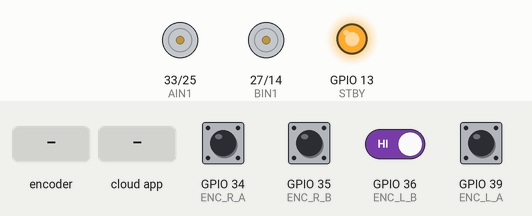
Simulated run of this sketch. Board: ESP32. Shown: motor-driver pin pairs drawn as motors (green arrow = first pin HIGH = forward, orange = second pin HIGH = backward, longer = more drive, scaled by the enable pin, stopped while the standby pin is LOW), output pins drawn as LEDs (lit = HIGH). The test bench sets the inputs (shaded band); at power-on: GPIO 34 (ENC_R_A), GPIO 35 (ENC_R_B), GPIO 36 (ENC_L_B), GPIO 39 (ENC_L_A) HIGH. The ROS host is connected and sends only what is stated; what the sketch prints to the serial monitor is not drawn.

Above: at 3.2 s.
3.3 s: rotary encoder on GPIO 34 (ENC_R_A) / GPIO 35 (ENC_R_B) turned 3 steps (first pin leading)
5.4 s: GPIO 36 (ENC_L_B) driven LOW
At 6.1 s:
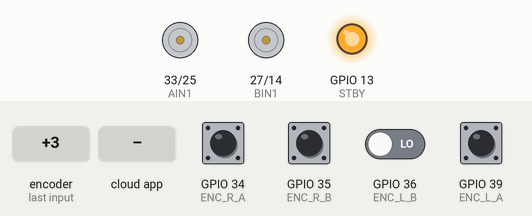
6.9 s: the phone or cloud app sets angular.z to -100
9.9 s: the phone or cloud app sets linear.x to -100
At 10.8 s:
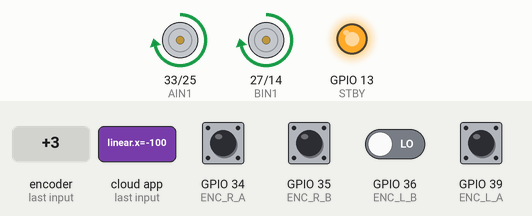
11.4 s: the phone or cloud app sets linear.x to 0
At 12.5 s:
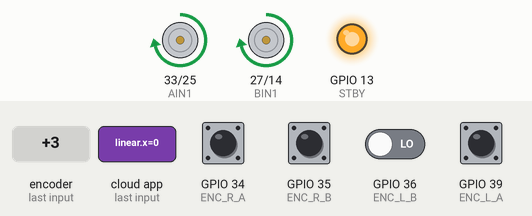
12.9 s: the phone or cloud app sets angular.z to 0
At 14.1 s:
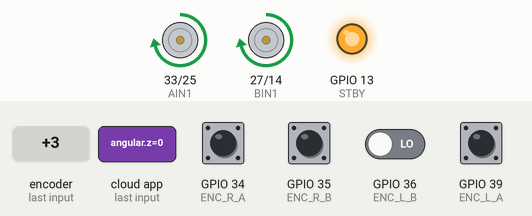
Timing chart, 0 to 15.4 s (numbered marks = the images above; inputs shaded):
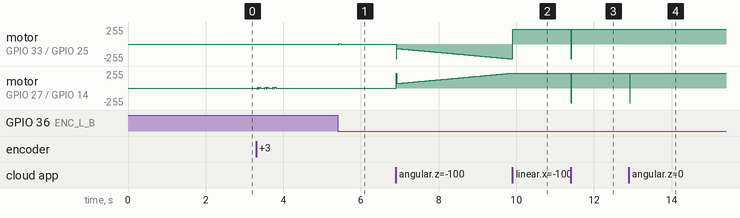

Measured:
- after the input at 5.4 s, motor on GPIO 33 (AIN1) / GPIO 25 (AIN2): stopped → backward 8/255 at once, → forward 1/255 0.02 s later, → stopped 0.04 s later
- after the input at 9.9 s, motor on GPIO 33 (AIN1) / GPIO 25 (AIN2): backward 219/255 → forward 219/255 at once
- after the input at 11.4 s, motor on GPIO 33 (AIN1) / GPIO 25 (AIN2), motor on GPIO 27 (BIN1) / GPIO 14 (BIN2): forward 219/255 → backward 219/255 at once, → forward 219/255 0.02 s later
- after the input at 12.9 s, motor on GPIO 27 (BIN1) / GPIO 14 (BIN2): forward 219/255 → backward 219/255 at once, → forward 219/255 0.02 s later

The sketch:

Code_Cmd_vel_envio_.ino
```cpp
#include <micro_ros_arduino.h>

#include <geometry_msgs/msg/twist.h>
#include <nav_msgs/msg/odometry.h>

#include <rcl/rcl.h>
#include <rclc/rclc.h>
#include <rclc/executor.h>

#include <math.h>

// ================= MOTORS =================
#define PWMB 26
#define BIN1 27
#define BIN2 14

#define PWMA 32
#define AIN1 33
#define AIN2 25

#define STBY 13

// ================= ENCODERS =================
#define ENC_R_A 34
#define ENC_R_B 35
#define ENC_L_A 39
#define ENC_L_B 36

volatile long encR = 0;
volatile long encL = 0;

// ================= PWM =================
#define PWM_FREQ 5000
#define PWM_RES 8
#define CH_R 0
#define CH_L 1

// ================= ROBOT =================
const float WHEEL_RADIUS = 0.03235;
const float WHEEL_BASE   = 0.18;
const float PPR = 4230.0;

// ================= CONTROL =================
float targetRPM_R = 0;
float targetRPM_L = 0;

float rpmR = 0, rpmL = 0;
float rpmR_f = 0, rpmL_f = 0;

float alpha = 0.2;

// PID
float kp = 2.5, ki = 2.0, kd = 1.2;
float eR, eL, eR_prev, eL_prev;
float iR = 0, iL = 0;

int pwmR = 0, pwmL = 0;

// ================= ODOMETRY =================
float x = 0.0;
float y = 0.0;
float theta = 0.0;

// ================= ROS =================
rcl_node_t node;
rclc_executor_t executor;
rcl_allocator_t allocator;
rclc_support_t support;

rcl_subscription_t sub;
rcl_publisher_t pub_odom;

geometry_msgs__msg__Twist cmd_msg;
nav_msgs__msg__Odometry odom_msg;

// ================= CMD_VEL =================
void cmdVelCallback(const void * msgin)
{
  const geometry_msgs__msg__Twist * msg =
    (const geometry_msgs__msg__Twist *)msgin;

  float v = msg->linear.x;
  float w = msg->angular.z;

  float vR = v + (WHEEL_BASE/2.0)*w;
  float vL = v - (WHEEL_BASE/2.0)*w;

  targetRPM_R = (vR * 60.0) / (2.0 * PI * WHEEL_RADIUS);
  targetRPM_L = (vL * 60.0) / (2.0 * PI * WHEEL_RADIUS);
}

// ================= SETUP =================
void setup()
{
  Serial.begin(115200);

  set_microros_transports();
  delay(2000);

  pinMode(STBY, OUTPUT);
  digitalWrite(STBY, HIGH);

  pinMode(BIN1, OUTPUT);
  pinMode(BIN2, OUTPUT);
  pinMode(AIN1, OUTPUT);
  pinMode(AIN2, OUTPUT);

  ledcSetup(CH_R, PWM_FREQ, PWM_RES);
  ledcAttachPin(PWMB, CH_R);

  ledcSetup(CH_L, PWM_FREQ, PWM_RES);
  ledcAttachPin(PWMA, CH_L);

  pinMode(ENC_R_A, INPUT);
  pinMode(ENC_R_B, INPUT);
  pinMode(ENC_L_A, INPUT);
  pinMode(ENC_L_B, INPUT);

  attachInterrupt(digitalPinToInterrupt(ENC_R_A), encR_ISR, CHANGE);
  attachInterrupt(digitalPinToInterrupt(ENC_R_B), encR_ISR, CHANGE);
  attachInterrupt(digitalPinToInterrupt(ENC_L_A), encL_ISR, CHANGE);
  attachInterrupt(digitalPinToInterrupt(ENC_L_B), encL_ISR, CHANGE);

  allocator = rcl_get_default_allocator();

  rclc_support_init(&support, 0, NULL, &allocator);

  rclc_node_init_default(&node, "esp32_odom", "", &support);

  // ================= SUB CMD_VEL =================
  rclc_subscription_init_best_effort(
    &sub,
    &node,
    ROSIDL_GET_MSG_TYPE_SUPPORT(geometry_msgs, msg, Twist),
    "/cmd_vel");

  // ================= PUB ODOM =================
  rclc_publisher_init_default(
    &pub_odom,
    &node,
    ROSIDL_GET_MSG_TYPE_SUPPORT(nav_msgs, msg, Odometry),
    "/odom");

  rclc_executor_init(&executor, &support.context, 1, &allocator);
  rclc_executor_add_subscription(&executor, &sub, &cmd_msg, &cmdVelCallback, ON_NEW_DATA);

  Serial.println("ETAPA 2 READY");
}

// ================= LOOP =================
void loop()
{
  rclc_executor_spin_some(&executor, RCL_MS_TO_NS(10));

  static long lastR = 0, lastL = 0;
  static unsigned long lastT = millis();

  if (millis() - lastT >= 20)
  {
    float dt = (millis() - lastT) / 1000.0;
    lastT = millis();

    // ================= ENCODERS =================
    long r = encR;
    long l = encL;

    rpmR = ((r - lastR)/PPR) * (60.0/dt);
    rpmL = ((l - lastL)/PPR) * (60.0/dt);

    lastR = r;
    lastL = l;

    rpmR_f = alpha*rpmR + (1-alpha)*rpmR_f;
    rpmL_f = alpha*rpmL + (1-alpha)*rpmL_f;

    // ================= PID =================
    eR = targetRPM_R - rpmR_f;
    iR += eR * dt;
    float dR = (eR - eR_prev)/dt;
    eR_prev = eR;

    pwmR = kp*eR + ki*iR + kd*dR;

    eL = targetRPM_L - rpmL_f;
    iL += eL * dt;
    float dL = (eL - eL_prev)/dt;
    eL_prev = eL;

    pwmL = kp*eL + ki*iL + kd*dL;

    driveMotor(pwmR, PWMB, BIN1, BIN2, CH_R);
    driveMotor(pwmL, PWMA, AIN1, AIN2, CH_L);

    // ================= ODOMETRY =================
    float vR = (rpmR_f * 2.0 * PI * WHEEL_RADIUS) / 60.0;
    float vL = (rpmL_f * 2.0 * PI * WHEEL_RADIUS) / 60.0;

    float v = (vR + vL) / 2.0;
    float w = (vR - vL) / WHEEL_BASE;

    theta += w * dt;
    x += v * cos(theta) * dt;
    y += v * sin(theta) * dt;

    // ================= PUBLISH ODOM =================
    publishOdom(v, w);
  }
}

// ================= ODOM PUBLISH =================
void publishOdom(float v, float w)
{
  odom_msg.pose.pose.position.x = x;
  odom_msg.pose.pose.position.y = y;

  odom_msg.twist.twist.linear.x = v;
  odom_msg.twist.twist.angular.z = w;

  rcl_publish(&pub_odom, &odom_msg, NULL);
}

// ================= MOTOR =================
void driveMotor(int pwm, int pinPWM, int in1, int in2, int ch)
{
  bool dir = pwm >= 0;
  int val = abs(pwm);

  if (dir)
  {
    digitalWrite(in1, LOW);
    digitalWrite(in2, HIGH);
  }
  else
  {
    digitalWrite(in1, HIGH);
    digitalWrite(in2, LOW);
  }

  ledcWrite(ch, constrain(val, 0, 220));
}

// ================= ISR =================
void encR_ISR()
{
  bool A = digitalRead(ENC_R_A);
  bool B = digitalRead(ENC_R_B);
  encR += (A == B) ? 1 : -1;
}

void encL_ISR()
{
  bool A = digitalRead(ENC_L_A);
  bool B = digitalRead(ENC_L_B);
  encL += (A == B) ? 1 : -1;
}
```
